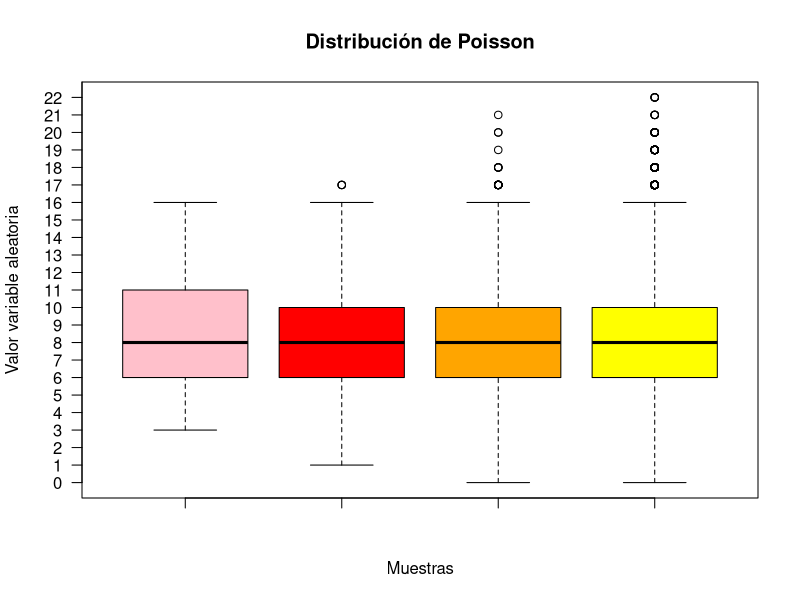
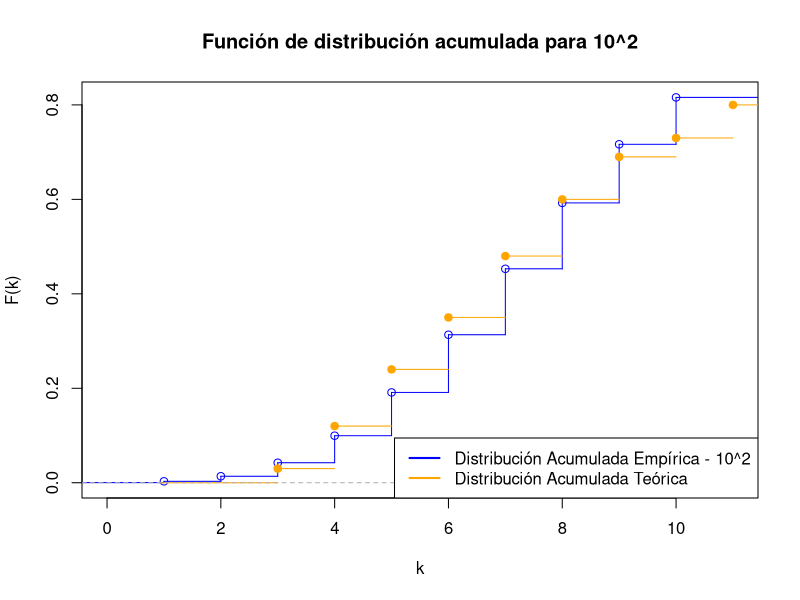
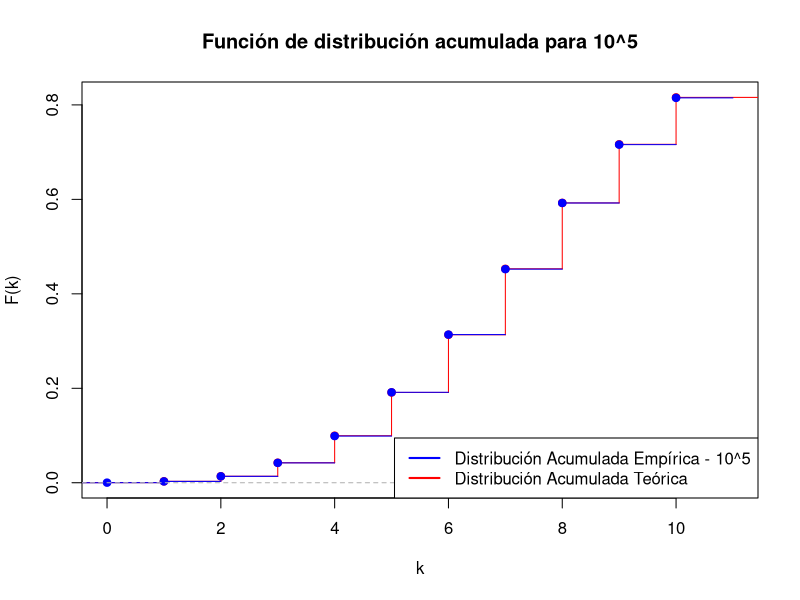
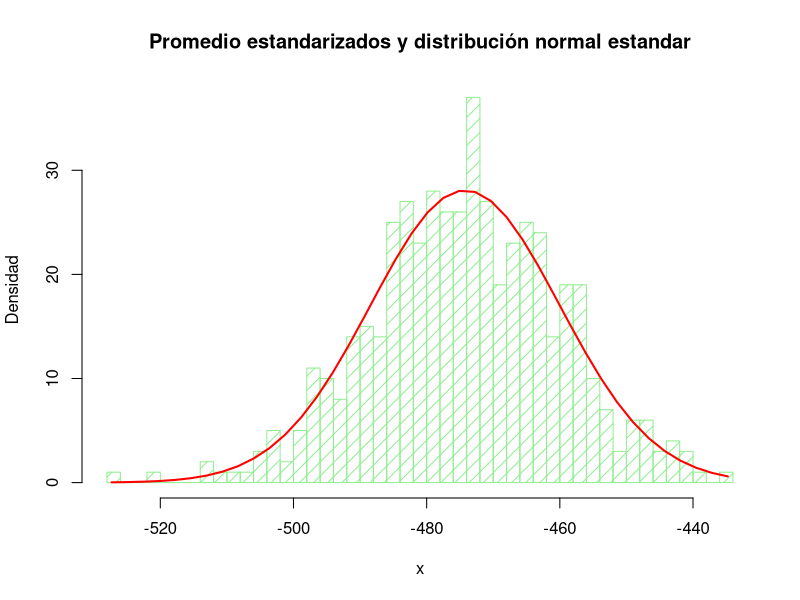

Here is the R script that generated these plots, in order: (Note: this script raises an error after producing the figures.)
# EJ 1
# distribución poisson (lambda = 8 ) 
# n = 10 ^ (2 al 5)
# rpois(
#       n,     Numero de observaciones aleatorias a ser generadas
#       lambda, vector de medias no negativas )

# Generamos 4 constantes "a", "b", "c" y "d" aplicando la distribución de poisson
# para los tamaños de muestra 10^2, 10^3, 10^4 y 10^5 respectivamente
a = rpois(10^2,lambda = 8)
b = rpois(10^3,lambda = 8)
c = rpois(10^4,lambda = 8)
d = rpois(10^5,lambda = 8)

# Con boxplot generamos el gráfico de cajas agregado color para distiguir 
# cada gráfico y borramos el eje "y" para agregar uno más exacto
boxplot(#values ~ group,
  #data,
  a,b,c,d,
  col = c("pink",
          "red", 
          "orange", 
          "yellow"),
  main = "Distribución de Poisson",
  xlab = "Muestras",
  ylab = "Valor variable aleatoria",
  yaxt='n')

# Agregamos eje "y" mas exacto
axis(2, at=seq(0, 30, 1),las=2)

#Mostramos los datos particulares de cada una de los boxplot obtenidos.
boxplot.stats(a)
boxplot.stats(b)
boxplot.stats(c)
boxplot.stats(d)

# Utilizamos "mean" para calcular la esperanza empírica de cada muestra
# y guardamos cada resultado para su posterior comparación
espA = mean(a)
espB = mean(b)
espC = mean(c)
espD = mean(d)

# Por el teórico se sabe que lambda coincide con la esperanza teórica
espT = 8

# Se compara el valor teórico contra el valor empirico obtenido en cada caso
comparEA = espA - espT
comparEB = espB - espT
comparEC = espC - espT
comparED = espD - espT
# Se observa que en efecto cuando se aumenta la cantidad de ensayos el resultado se parece más al teorico

# Utilizamos el comando "var" para calcular la varainza empírica de cada muestra
# y guardamos cada resultado para su posterior comparación
varA = var(a)
varB = var(b)
varC = var(c)
varD = var(d)

# Por el teórico se sabe que lambda coincide con el valor de la varianza
varT = 8

# Se compara el valor teorico de la varianza contra el valor empirico obtenido en cada caso
comparVA = varA - varT
comparVB = varB - varT
comparVC = varC - varT
comparVD = varD - varT
# Se observa que en efecto cuando se aumenta la cantidad de ensayos el resultado se parece más al teorico

# Con "ecdf" calculamos la distribución empírica para las muestras
# de tamaño 10^2 y 10^5
distA = ecdf(a)
distD = ecdf(d)

# Utilizamos "stepfun" con una lista de 1 a 10 junto a ppois para obetner
# obtener la funcion de distribucion acumulada teorica y poder graficarla
# utilizando "plot". genrando los escalones caracteristicos. Nos aseguramos
# de eliminar las verticales y de agregar las etiquetas correspondientes
plot(stepfun(c(1:10),ppois(c(0,1:10), lambda = 8)), 
     main = "Función de distribución acumulada para 10^2", 
     xlab = "k",
     ylab = "F(k)",
     col="blue")


# Sobre el grafico anterior graficamos nuestra desitribucion empirica 
# con tamaño de muestera 10^2 que obtuvimos previmante con un color
# diferente para distinguirla de la distribucion teorica
lines(distA, col="orange")

# Agregamos una leyenda para hacer mas clara la identificacion
# de los graficos
legend("bottomright", 
       legend = c("Distribución Acumulada Empírica - 10^2",
                  "Distribución Acumulada Teórica"),
       lty = 1, col = c("blue","orange"), lwd = 2, box.lty =1)


# Analogamente al grafico anterior graficamos la distribucion acumulada teorica

plot(stepfun(c(1:10),ppois(c(0,1:10), lambda = 8)), 
     main = "Función de distribución acumulada para 10^5", 
     xlab = "k",
     ylab = "F(k)",
     col="red")
lines(distD, col="blue")
legend("bottomright", 
       legend = c("Distribución Acumulada Empírica - 10^5",
                  "Distribución Acumulada Teórica"),
       lty = 1, col = c("blue","red"), lwd = 2, box.lty =1)



#---------------------------------------------------------------------------------------
# EJ 3
# Distribución Exponencial(3.5)

# PT 1) n = 10 ^ 3
# Generamos una constante con valores aleatorios para la variable con distribución exponencial
a = rexp(10^3, 3.5) 
# Calculamos la media empírica de los valoreas aleatorias de a
muEmp = mean(a) 

# Guardamos la media teórica 
muTeo = 1/3.5
# Guardamos desviación estandar teórica
desvTeo = 1/3.5
# Valor estandarizado de mediana empírica
medEsta = sqrt(1000) * ((muEmp - muTeo)/desvTeo)

# PT 2)

# Para la parte 2 realizamos un loop for para realizar los calculos de la parte "A" y guardarlas en un array 
promEst <- 0
for(i in 1:500){
  ab = rnorm(10^3,-4, sqrt(16))
  muEmpb = mean(ab) 
  promEst[i] <- sqrt(10^3) * ((muEmpb - muTeo)/desvTeo)
}

# Presentamos en un histograma los valores obtenidos en el loop

h <- hist(promEst, breaks = 50, density = 10,
          col = "lightgreen", ylab="Densidad", xlab = "x", main = "Promedio estandarizados y distribución normal estandar") 
xfit <- seq(min(promEst), max(promEst), length = 40) 
yfit <- dnorm(xfit, mean = mean(promEst), sd = sd(promEst)) 
yfit <- yfit * diff(h$mids[1:2]) * length(promEst) 

lines(xfit, yfit, col = "red", lwd = 2)

# Por último agregamos una leyenda para visualizar claramente los resultados  y cambiamos la escala del eje
axis(1, at=s,las=1)
legend("topleft", 
       legend = c("Promedio estandarizado",
                  "Distribución normal estandar"),
       lty = 1, col = c("lightgreen","red"), lwd =1, box.lty =1)


#------------------------------------------------------------------------------------


# Ejercicio 2
# Distrubucion continua: Exponencial (lambda=3,5)

############################## Parte A #######################################

# La función rexp para generar muestras con distribución exponencial tiene dos parámetros: n y rate.
# n es el tamano
# rate es la tasa de crecimiento (lambda). 

lambda = 3.5

# Se generan 4 muestras aleatorias aplicando la distribución exponencial para los tamanos de 
# muestra 10^2, 10^3, 10^4 y 10^5 respectivamente
a = rexp(10^2, lambda)
b = rexp(10^3, lambda)
c = rexp(10^4, lambda)
d = rexp(10^5, lambda)

# PARTE OPCIONAL - QUITAR VALORES DEMASIADOS ATIPICOS
# ---------------------------------------------------------------
outliersReplace <- function(data, lowLimit, highLimit){
  data[data < lowLimit] <- mean(data)
  data[data > highLimit] <- median(data)
  data     #devolvemos el dato       
}

a2 = outliersReplace(a, -0.1 , 1.1)
b2 = outliersReplace(b, -0.1 , 1.1)
c2 = outliersReplace(c, -0.1 , 1.1)
d2 = outliersReplace(d, -0.1 , 1.1)

boxplot(#values ~ group,
  #data,
  a2,b2,c2,d2,
  col = c("darkseagreen1",
          "darkseagreen2", 
          "darkseagreen3", 
          "darkseagreen4"),
  main = "Distribución Exponencial",
  xlab = "Muestras",
  ylab = "Valor variable aleatoria",
  yaxt='n')

axis(2, at=seq(0, 1.1, 0.02),las=2)
# ---------------------------------------------------------------

# Con boxplot generamos el gráfico de cajas agregado color para distiguir 
# cada gráfico y borramos el eje "y" para agregar uno más exacto
boxplot(
  a,b,c,d,
  col = c("darkseagreen1",
          "darkseagreen2", 
          "darkseagreen3", 
          "darkseagreen4"),
  main = "Distribución Exponencial",
  xlab = "Muestras",
  ylab = "Valor variable aleatoria",
  yaxt='n')

# Mostramos los datos particulares de cada una de las muestras obtenidas.
boxplot.stats(a)
boxplot.stats(b)
boxplot.stats(c)
boxplot.stats(d)

# Agregamos eje "y" mas exacto
axis(2, at=seq(0, 10, 0.2),las=2)

median(a) # 0.1972078 $conf[1] 0.1610968 0.2333188
median(b) # 0.2024430 $conf[1] 0.1870399 0.2178462
median(c) # 0.1995386 $conf[1] 0.1945816 0.2044957
median(d) # 0.1983504 $conf [1] 0.1967769 0.1999239

############################## Parte B #######################################
# Utilizamos "mean" para calcular la esperanza empírica de cada muestra
# y guardamos cada resultado para su posterior comparación
espA = mean(a)
espB = mean(b)
espC = mean(c)
espD = mean(d)

# Esperanza teórica: E(X) = 1/lambda
espT = 1/lambda

# Se compara el valor teórico contra el valor empirico obtenido en cada caso
comparEA = espA - espT
comparEB = espB - espT
comparEC = espC - espT
comparED = espD - espT

# Utilizamos el comando "var" para calcular la varainza empírica de cada muestra
# y guardamos cada resultado para su posterior comparación
varA = var(a)
varB = var(b)
varC = var(c)
varD = var(d)

# Varianza teórica: Var(X) = 1/lambda^2
varT = 1/(lambda^2)

# Se compara el valor teorico de la varianza contra el valor empirico obtenido en cada caso
comparVA = varA - varT
comparVB = varB - varT
comparVC = varC - varT
comparVD = varD - varT

# Cuanto mas grande es la muestra la esperanza se acerca mas a la teórica. Lo mismo con la varianza

############################## Parte C #######################################
#Presentar para n = 100, en un mismo grafico, el histograma de los valores simulados y la densidad
#teorica de la variable simulada. Hacer otro grafico similar, pero para n = 10ˆ5

## dexp: La función en R para calcular la función de densidad de probabilidad exponencial de λ https://r-coder.com/distribucion-exponencial-r/

# Histogramas
# Generamos un histograma con los valores obtenidos de realizar los experimentos aleatorios
# Rejilla del eje X
x = seq(0, 8, 0.1)
# Histograma para  muestra 10^2
hist(a, 
     main="Distribución Exponencial - muestra 10^2",
     breaks = 20, 
     xaxt="n",
     ylab="Densidad",
     xlab="x",
     freq=FALSE)
# Dibujamos una línea con la función de densidad
lines(x, dexp(x, rate = 3.5), col = "blue", lty = 1, lwd = 2)

# Agregamos una leyenda
legend("topright", 
       legend = c("Valores aleatorios",
                  "Función de densidad"),
       lty = 1, col = c("grey","blue"), lwd =1, box.lty =1)

# Realizamos el histograma para el tamaño de muestra 10^5 análogamente al 10^2
# Rejilla del eje X
x = seq(0, 8, 0.1)

# Histograma para  muestra 10^5
hist(d, 
     main="Distribución Exponencial - muestra 10^5",
     ylab="Densidad",
     xlab="x",
     breaks = 50,
     xaxt="n", 
     freq=FALSE)

# Dibujamos una línea con la función de densidad
lines(x, dexp(x, rate = 3.5), col = "blue", lty = 1, lwd = 2)

# Agregamos una leyenda
legend("topright", 
       legend = c("Valores aleatorios",
                  "Función de densidad"),
       lty = 1, col = c("grey","blue"), lwd =1, box.lty =1)
